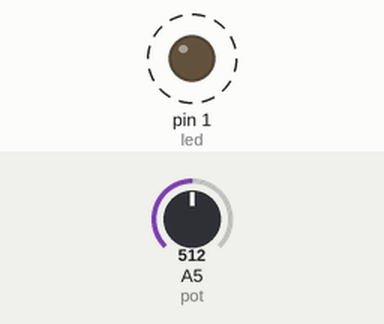
Recording of a sketch running on a simulated Arduino Uno, built with avr-gcc and run on an emulated ATmega328P. Shown: output pins drawn as LEDs (lit = HIGH). Dashed ring = blinking. The inputs (shaded band) are chosen by the test bench; at power-on: A5 (pot) = 512.

Above: at 1.8 s.
1.9 s: A5 (pot) set to 0
At 2.3 s:
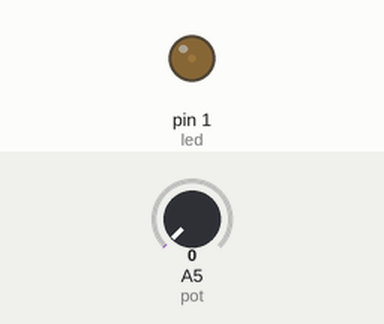
3.5 s: A5 (pot) set to 122
At 3.79 s:
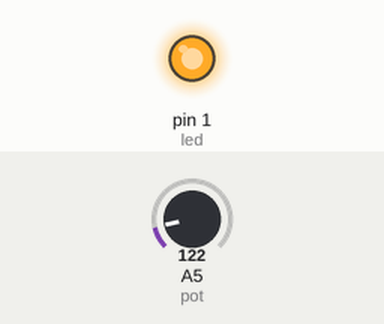
Timing chart, 0 to 13.0 s (numbered marks = the images above; inputs shaded):
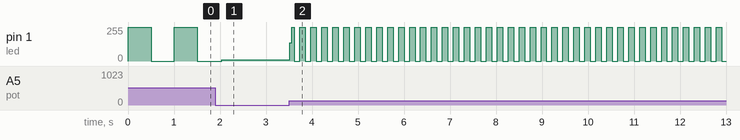

The sketch:

guia_1_26.ino
```cpp
#define led 1
#define pot A5

void setup()
{
  pinMode(led, OUTPUT);
  pinMode(pot, INPUT);
}

void loop()
{
  int lecturaAnal = analogRead(pot);
  int nuevoValor = map(lecturaAnal, 0, 1023, 0, 1000);

  digitalWrite(led, HIGH);
  delay(nuevoValor);
  digitalWrite(led, LOW);
  delay(nuevoValor);
}
```

Measured:
- after the input at 3.5 s, pin 1 (led): 11/255 → 138/255 at once, then moves between 0/255 and 255/255, repeating every 0.71 s
- by itself, pin 1 (led): alternates 255/255 for 0.50 s and 0/255 for 0.50 s
